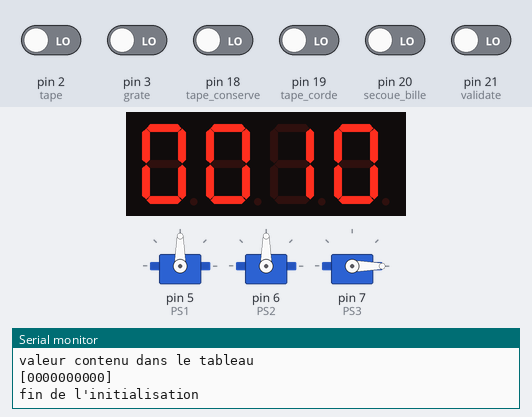
The sketch below on a simulated Arduino Mega 2560, built with avr-gcc and run on an emulated ATmega2560. On the bench: 4-digit seven-segment display, 3 × servo, the last lines printed to the serial monitor. Wiring (inferred from the names in the program): 4-digit 7-segment display, segments lit when HIGH: segments pin 31, pin 34, pin 33, pin 32, pin 37, pin 35, pin 36; digit selects A1, A2, A3, A4. The test bench sets the inputs (shaded band); at power-on: pin 2 (tape), pin 3 (grate), pin 18 (tape_conserve), pin 19 (tape_corde), pin 20 (secoue_bille), pin 21 (validate) LOW. Random numbers use the default seed unless the sketch sets one; the segment pins are drawn as the display they are named for.

Above: at 1.2 s.
1.3 s: pin 21 (validate) driven HIGH
At 2.8 s:
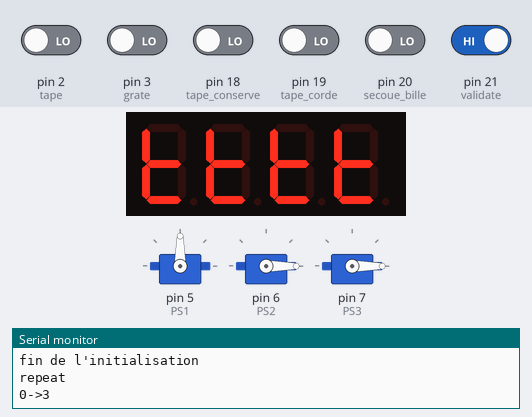
At 4.7 s:
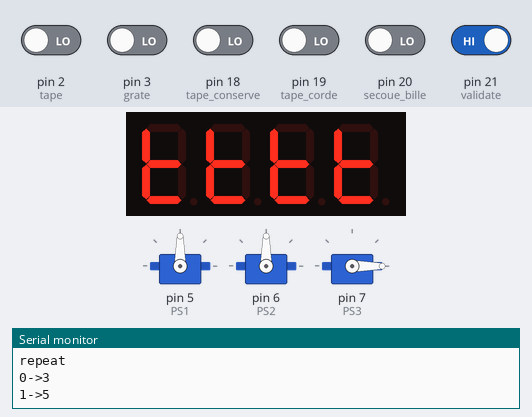
Timing chart, 0 to 18.9 s (numbered marks = the images above; inputs shaded):
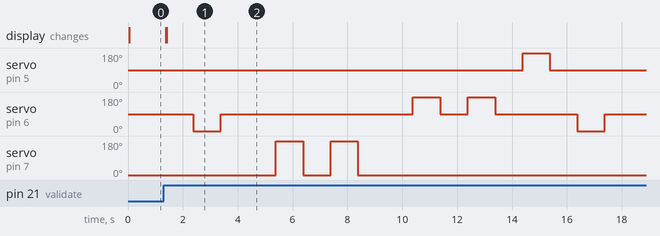

The sketch:

Programme_PIX2_avec_bouton.ino
```cpp
#include <Servo.h>

//initialisation
int init1 = 0;
//--------------------------------------------servo
//------------------servo 1
int PS1 = 5;
Servo myservo1;
const int tape = 2;
const int grate = 3;
//------------------servo 2
int PS2 = 6;
Servo myservo2;
const int tape_conserve = 18;
const int tape_corde = 19;
//------------------servo 3
int PS3 = 7;
Servo myservo3;
const int secoue_bille = 20;
//------------------PIN Validation
const int validate = 21;

//------------------------------------------ taille du tableau
const int taille = 10;
int arrayOne[taille] = {} ;

// Afichage
volatile byte compteur = 0;

int digit1 = A1;
int digit2 = A2;
int digit3 = A3;
int digit4 = A4;
/*
int A = 31;
int B = 32;
int C = 35;
int D = 36;
int E = 37;
int F = 30;
int G = 33;

int dp = 34;
*/
int A = 31;
int B = 34;
int C = 33;
int D = 32;
int E = 37;
int F = 35;
int G = 36;

int dp = 30;

// Variable utilisateur
volatile byte state1 = 0;

void setup() {
  myservo1.attach(PS1);
  attachInterrupt(digitalPinToInterrupt(tape), boutonpress1, RISING);
  attachInterrupt(digitalPinToInterrupt(grate), boutonpress2, RISING);

  myservo2.attach(PS2);
  attachInterrupt(digitalPinToInterrupt(tape_conserve), boutonpress3, RISING);
  attachInterrupt(digitalPinToInterrupt(tape_corde), boutonpress4, RISING);

  myservo3.attach(PS3);
  attachInterrupt(digitalPinToInterrupt(secoue_bille), boutonpress5, RISING);
  attachInterrupt(digitalPinToInterrupt(validate), boutonpress6, RISING);

  //AFFICHEUR
  pinMode(digit1, OUTPUT);
  pinMode(digit2, OUTPUT);
  pinMode(digit3, OUTPUT);
  pinMode(digit4, OUTPUT);
  pinMode(A, OUTPUT);
  pinMode(B, OUTPUT);
  pinMode(C, OUTPUT);
  pinMode(D, OUTPUT);
  pinMode(E, OUTPUT);
  pinMode(F, OUTPUT);
  pinMode(G, OUTPUT);
  //Désactivation de tous les digits
  digitalWrite(digit1, HIGH);
  digitalWrite(digit2, HIGH);
  digitalWrite(digit3, HIGH);
  digitalWrite(digit4, HIGH);

  myservo3.write(90);
  myservo2.write(90);
  myservo3.write(0);
  Serial.begin(9600);
}
//---------------------------------------------------------------------------------------Main Function
void loop() {
  //----------------------------------------initialization function
  if(init1==0){
    Serial.println("valeur contenu dans le tableau");
    Serial.print("[");
    for(int i=0; i<taille; i++){
      arrayOne[i]=0;
      Serial.print(arrayOne[i]);

    }
    Serial.println("]");
    Serial.println("fin de l'initialisation");
    init1=1;
    state1 = 0;
  }
  //----------------------------------------taper function
  if(state1==1 && compteur!=taille){
    Serial.println("taper");
    taper();
    arrayOne[compteur]=1;
    compteur = compteur+1;
    state1 = 0;

  }//----------------------------------------gratter function
  else if(state1==2 && compteur!=taille){
    Serial.println("gratter");
    gratter();
    arrayOne[compteur]=2;
    compteur = compteur+1;
    state1 = 0;
  }//----------------------------------------taper boite de conserve function
  else if(state1==3 && compteur!=taille){
    Serial.println("taper boite de conserve");
    boite_conserve_taper();
    arrayOne[compteur]=3;
    compteur = compteur+1;
    state1 = 0;
  }//----------------------------------------Taper Corde function
  else if(state1==4 && compteur!=taille){
    Serial.println("taper corde");
    corde_taper();
    arrayOne[compteur]=4;
    compteur = compteur+1;
    state1 = 0;
  }//----------------------------------------Secouer bille function
  else if(state1==5 && compteur!=taille){
    Serial.println("secoue");
    secouer();
    arrayOne[compteur]=5;
    compteur = compteur+1;
    state1 = 0;
  }
  //----------------------------------------repeat function
  if(compteur==taille){
    Serial.println("repeat");
    repeat();
    init1=0;
    compteur=0;
    state1 = 0;
  }
  setAfficheur(taille-compteur);
  //  setAfficheur(8888);
  //afficheDemo();
}
//---------------------------------------------------------------------------------------Other Function
//----------------------------------------Interupt Function
void boutonpress1(){
  state1 = 1;
}
void boutonpress2(){
  state1 = 2;
}
void boutonpress3(){
  state1 = 3;
}
void boutonpress4(){
  state1 = 4;
}
void boutonpress5(){
  state1 = 5;
}
void boutonpress6(){
  compteur = taille;
}
//----------------------------------------music Function
//----------------------gratter boite de conserve
void gratter(){
  myservo1.write(50);
  delay(1000);
  myservo1.write(90);
}
//----------------------taper xylophone
void taper(){
  myservo1.write(180);
  delay(1000);
  myservo1.write(90);
}
//----------------------Taper boite de conserve
void boite_conserve_taper(){
  myservo2.write(0);
  delay(1000);
  myservo2.write(90);
}
//----------------------Taper boite de conserve
void corde_taper(){
  myservo2.write(180);
  delay(1000);
  myservo2.write(90);
}
//----------------------Secouer les billes
void secouer(){
  myservo3.write(0);
  delay(1000);
  myservo3.write(180);
  delay(1000);
  myservo3.write(0);
  delay(1000);
  myservo3.write(180);
  delay(1000);
  myservo3.write(0);
  delay(1000);
}
//----------------------repete
void repeat(){
  int test = 0;
  for(int i=0;i<taille;i++){
    /*compteur-=1;
    setAfficheur(taille-compteur);*/
    if(arrayOne[0]==0){
       test = 1;
       afficheTest();
    }
    if(test==1){
      arrayOne[i]=random(1,6);
    }
    if(arrayOne[i]==0){
      Serial.println("end repeat");
      return;
     }
    delay(1000);
    int x = arrayOne[i];
    Serial.print(i);
    Serial.print("->");
    Serial.println(x);
    switch(x){
      case 1:
          taper();
          break;
      case 2:
          gratter();
          break;
      case 3:
          boite_conserve_taper();
          break;
      case 4:
          corde_taper();
          break;
      case 5:
          secouer();
          break;
      default:
          continue;
    }
  }
  Serial.println("end repeat");
}


//----------------------Afficheur
void setNumber(int nombre){
  switch(nombre){
    case 1:
      digitalWrite(A, 0);
      digitalWrite(B, 1);
      digitalWrite(C, 1);
      digitalWrite(D, 0);
      digitalWrite(E, 0);
      digitalWrite(F, 0);
      digitalWrite(G, 0);
      break;
    case 2:
      digitalWrite(A, 1);
      digitalWrite(B, 1);
      digitalWrite(C, 0);
      digitalWrite(D, 1);
      digitalWrite(E, 1);
      digitalWrite(F, 0);
      digitalWrite(G, 1);
      break;
    case 3:
      digitalWrite(A, 1);
      digitalWrite(B, 1);
      digitalWrite(C, 1);
      digitalWrite(D, 1);
      digitalWrite(E, 0);
      digitalWrite(F, 0);
      digitalWrite(G, 1);
      break;
    case 4:
      digitalWrite(A, 0);
      digitalWrite(B, 1);
      digitalWrite(C, 1);
      digitalWrite(D, 0);
      digitalWrite(E, 0);
      digitalWrite(F, 1);
      digitalWrite(G, 1);
      break;
    case 5:
      digitalWrite(A, 1);
      digitalWrite(B, 0);
      digitalWrite(C, 1);
      digitalWrite(D, 1);
      digitalWrite(E, 0);
      digitalWrite(F, 1);
      digitalWrite(G, 1);
      break;
    case 6:
      digitalWrite(A, 1);
      digitalWrite(B, 0);
      digitalWrite(C, 1);
      digitalWrite(D, 1);
      digitalWrite(E, 1);
      digitalWrite(F, 1);
      digitalWrite(G, 1);
      break;
    case 7:
      digitalWrite(A, 1);
      digitalWrite(B, 1);
      digitalWrite(C, 1);
      digitalWrite(D, 0);
      digitalWrite(E, 0);
      digitalWrite(F, 0);
      digitalWrite(G, 0);
      break;
    case 8:
      digitalWrite(A, 1);
      digitalWrite(B, 1);
      digitalWrite(C, 1);
      digitalWrite(D, 1);
      digitalWrite(E, 1);
      digitalWrite(F, 1);
      digitalWrite(G, 1);
      break;
    case 9:
      digitalWrite(A, 1);
      digitalWrite(B, 1);
      digitalWrite(C, 1);
      digitalWrite(D, 1);
      digitalWrite(E, 0);
      digitalWrite(F, 1);
      digitalWrite(G, 1);
      break;
    case 0:
      digitalWrite(A, 1);
      digitalWrite(B, 1);
      digitalWrite(C, 1);
      digitalWrite(D, 1);
      digitalWrite(E, 1);
      digitalWrite(F, 1);
      digitalWrite(G, 0);
      break;
    default:
      digitalWrite(A, 0);
      digitalWrite(B, 0);
      digitalWrite(C, 0);
      digitalWrite(D, 0);
      digitalWrite(E, 0);
      digitalWrite(F, 0);
      digitalWrite(G, 1);
      break;
    break;
  }
}

void setDigit(int digit, int nombre) {
  switch(digit) {
    case 1 :
      digitalWrite(digit1, LOW) ;
      digitalWrite(digit2, HIGH) ;
      digitalWrite(digit3, HIGH) ;
      digitalWrite(digit4, HIGH) ;
      setNumber(nombre) ;
      break;
    case 2 :
      digitalWrite(digit1, HIGH) ;
      digitalWrite(digit2, LOW) ;
      digitalWrite(digit3, HIGH) ;
      digitalWrite(digit4, HIGH) ;
      setNumber(nombre) ;
      break;
    case 3 :
      digitalWrite(digit1, HIGH) ;
      digitalWrite(digit2, HIGH) ;
      digitalWrite(digit3, LOW) ;
      digitalWrite(digit4, HIGH) ;
      setNumber(nombre) ;
    break;
    case 4 :
      digitalWrite(digit1, HIGH) ;
      digitalWrite(digit2, HIGH) ;
      digitalWrite(digit3, HIGH) ;
      digitalWrite(digit4, LOW) ;
      setNumber(nombre) ;
    break;
  }
}

void setAfficheur(int nombre) {
  int M = nombre/1000, C = (nombre-M*1000)/100, D = (nombre-M*1000-C*100)/10, U=(nombre-M*1000-C*100-D*10) ;
  setDigit(4, U) ;
  delay(2);
  setDigit(3, D) ;
  delay(2);
  setDigit(2, C) ;
  delay(2);
  setDigit(1, M) ;
  delay(2);
}

void afficheTest(){
   digitalWrite(digit1, HIGH) ;
  digitalWrite(digit2, HIGH) ;
  digitalWrite(digit3, HIGH) ;
  digitalWrite(digit4, LOW) ;
  digitalWrite(A, 0);
  digitalWrite(B, 0);
  digitalWrite(C, 0);
  digitalWrite(D, 1);
  digitalWrite(E, 1);
  digitalWrite(F, 1);
  digitalWrite(G, 1);
  delay(20);
   digitalWrite(digit1, HIGH) ;
  digitalWrite(digit2, HIGH) ;
  digitalWrite(digit3, LOW) ;
  digitalWrite(digit4, HIGH) ;
  digitalWrite(A, 1);
  digitalWrite(B, 0);
  digitalWrite(C, 1);
  digitalWrite(D, 1);
  digitalWrite(E, 0);
  digitalWrite(F, 1);
  digitalWrite(G, 1);
   delay(20);
  digitalWrite(digit1, HIGH) ;
  digitalWrite(digit2, LOW) ;
  digitalWrite(digit3, HIGH) ;
  digitalWrite(digit4, HIGH) ;
  digitalWrite(A, 1);
  digitalWrite(B, 1);
  digitalWrite(C, 0);
  digitalWrite(D, 1);
  digitalWrite(E, 1);
  digitalWrite(F, 1);
  digitalWrite(G, 1);
   delay(20);

   digitalWrite(digit1, LOW) ;
  digitalWrite(digit2, HIGH) ;
  digitalWrite(digit3, HIGH) ;
  digitalWrite(digit4, HIGH) ;
  digitalWrite(A, 0);
  digitalWrite(B, 0);
  digitalWrite(C, 0);
  digitalWrite(D, 1);
  digitalWrite(E, 1);
  digitalWrite(F, 1);
  digitalWrite(G, 1);
  delay(20);
  digitalWrite(digit1, LOW) ;
  digitalWrite(digit2, LOW) ;
  digitalWrite(digit3, LOW) ;
  digitalWrite(digit4, LOW) ;


}
```

Measured:
- after the input at 1.3 s, servo on pin 5 (PS1): 90° → 180° after 13.1 s, → 90° 1.0 s later; servo on pin 6 (PS2): 90° → 0° after 1.1 s, → 90° 1.0 s later, → 180° 7.0 s later, → 90° 1.0 s later, … (8 changes in this stretch)
